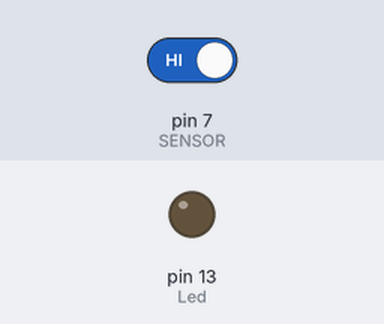
The sketch below on a simulated Arduino Uno, built with avr-gcc and run on an emulated ATmega328P. Parts: output pins drawn as LEDs (lit = HIGH). The test bench sets the inputs (shaded band); at power-on: pin 7 (SENSOR) HIGH.

Above: at 1.2 s.
1.3 s: pin 7 (SENSOR) driven LOW
At 2.5 s:
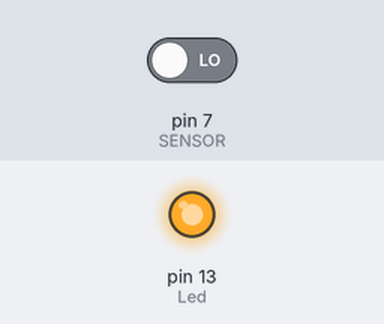
2.8 s: pin 7 (SENSOR) driven HIGH
At 3.8 s:
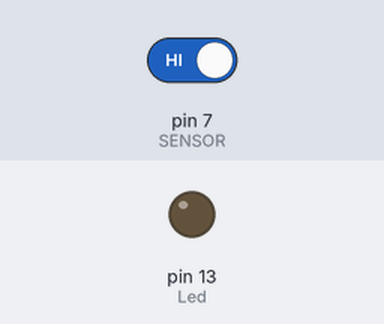
Timing chart, 0 to 5.8 s (numbered marks = the images above; inputs shaded):
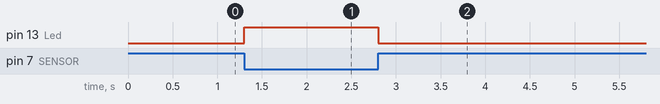

Measured:
- after the input at 1.3 s, pin 13 (Led): LOW → HIGH at once
- after the input at 2.8 s, pin 13 (Led): HIGH → LOW at once

The sketch:

Hall_Magnetic.ino
```cpp
/*
Pin - = GND, connect to GND of the Arduino
Pin (middle pin) +5 v, connect to Arduino +5
Pin S signal, connect to Arduino Digital pin 7
Power consumption, 3 mA in rest, 8 mA when switched on

*/

int Led = 13 ; // define LED Interface
int SENSOR = 7 ; // define the Hall magnetic sensor interface
int val ; // define numeric variables val

void setup ()
{
  pinMode (Led, OUTPUT) ;    // define LED as output interface
  pinMode (SENSOR, INPUT) ;  // define the Hall magnetic sensor line as input
}

void loop ()
{
  val = digitalRead (SENSOR) ; // read sensor line
  if (val == LOW) // when the Hall sensor detects a magnetic field, Arduino LED lights up
  {
    digitalWrite (Led, HIGH);
  }
  else
  {
    digitalWrite (Led, LOW);
  }
}
```
